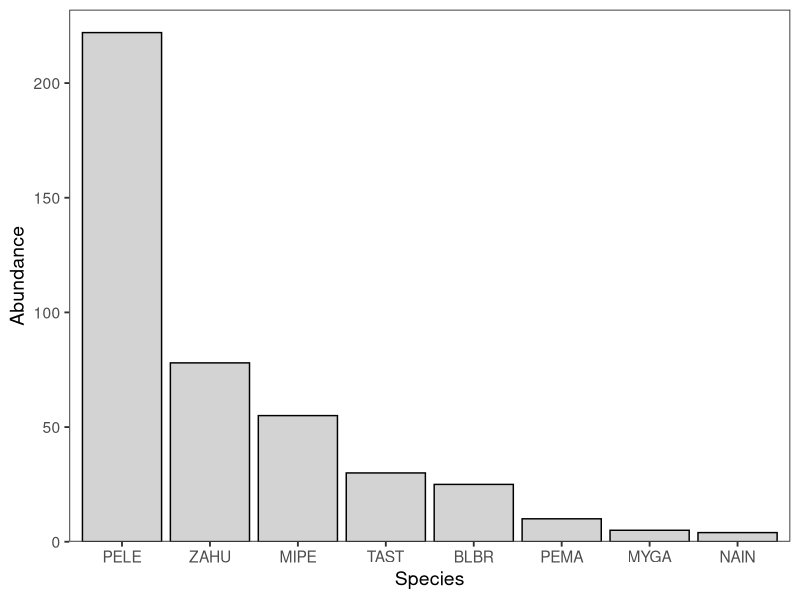
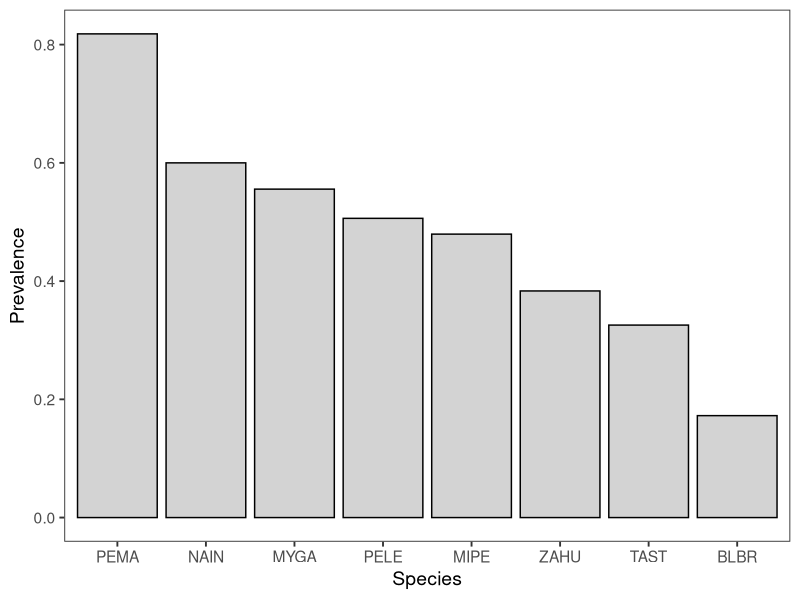
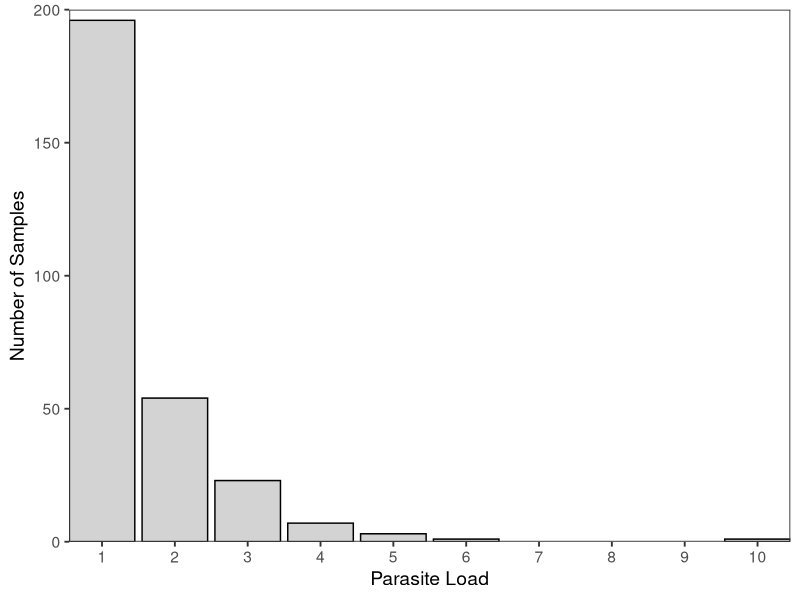
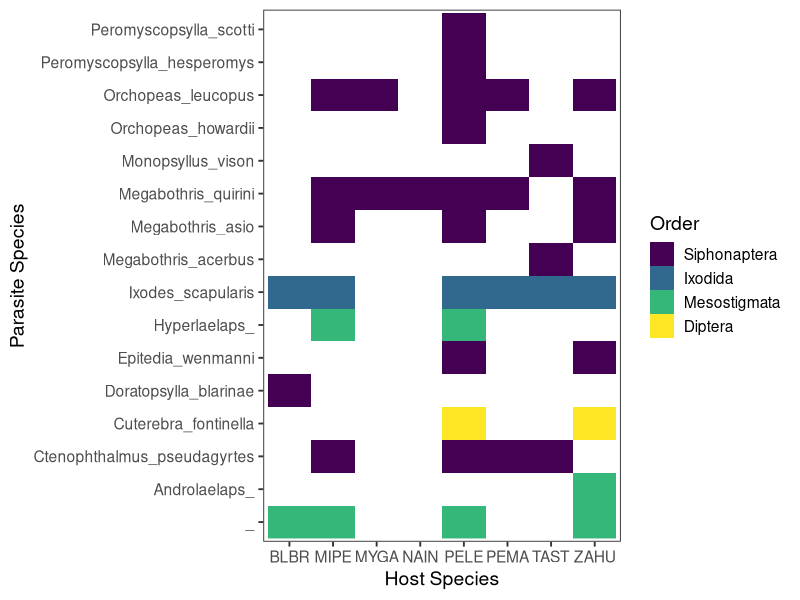

The R script that drew these images, in order: (Note: this script raises an error after producing the figures.)
###################################################
# Building multi-scale MSOM to test links between #
# ectoparasite life history and relative          #
# importance of covariates, host specificity      #
# Ch. 2 of dissertation                           #
# Spring 2021                                     #
###################################################

# Setup --------------------------------------------
# Load packages
library(tidyverse)
library(viridis)

# Load data
mamm.raw <- read.csv("MammRawData.csv")
ecto.raw <- read.csv("EctosAll.csv")
veg.raw <- read.csv("VegRawData.csv")

# Set seed
set.seed(15)

# Clean data ------------------------
# Mammals
mamm.2020 <- mamm.raw %>%
  mutate(Date = as.Date(Date, format = "%d/%m/%Y")) %>%
  filter(Date > as.Date("2020-01-01")) %>%
  select(Site:Day, Tag, Abbrev:Mass, Ecto) %>%
  filter(Tag != "") %>%
  filter(!Abbrev %in% c("", "PE??", "SOCI")) %>%
  rename("SampleNo." = Ecto)

# Ectos 
ecto.clean <- ecto.raw %>%
  filter(Other != "Springtail?") %>%
  .[!(.$Order == "Ixodida" & .$Species == ""),]

# Veg
veg.2020 <- veg.raw %>%
  mutate(Date = as.Date(Date, format = "%d/%m/%Y")) %>%
  filter(Date > as.Date("2020-01-01"))

# Merge mammal and parasite data ----------------------------
mamm.ecto <- mamm.2020 %>%
  left_join(., ecto.raw, by = "SampleNo.") 

# Mammal summary stats and early tables/figures ------------------
# Number of mammal species
length(unique(mamm.ecto$Abbrev))

# Individuals per mammal species
mamm.abund <- mamm.2020 %>%
  distinct_at(.vars = vars(Site, Abbrev, Tag), .keep_all = T) %>%
  group_by(Abbrev) %>%
  summarise(Count = n()) 

# Create rank-abundance figure
mamm.abund$Abbrev <- reorder(mamm.abund$Abbrev, -mamm.abund$Count)

ggplot(data = mamm.abund, aes(x = Abbrev, y = Count))+
  geom_col(fill = "light gray", color = "black")+
  scale_y_continuous(expand = c(0,0), 
                     limits = c(0, max(mamm.abund$Count+10)))+
  labs(x = "Species", y = "Abundance")+
  theme_bw(base_size = 14)+
  theme(panel.grid = element_blank())

# ggsave("MammAbund.jpeg")

# Parasite summary and tables/figures -----------------------
# Number of ectoparasite orders
length(unique(ecto.clean$Order))

# Number of ecto families
length(unique(ecto.clean$Family))

# Number of ecto species
nrow(unique(ecto.clean[c("Order", "Genus", "Species")]))

# Abundance per order
mamm.ecto %>%
  filter(is.na(Order) == F & Order != "") %>%
  group_by(Order) %>%
  summarise(Count = n()) 
# So many fleas

# table <- mamm.ecto %>%
#   filter(is.na(Order) == F & Order != "") %>%
#   group_by(Order, Genus, Species) %>%
#   summarise(Count = n())

# Prevalence by host species
mamm.prev <- mamm.ecto %>%
  group_by(Abbrev) %>%
  summarise(Prevalence = 
              length(Order[Order != "" & is.na(Order) == F])/
              length(Order)) 

mamm.prev$Abbrev <- reorder(mamm.prev$Abbrev, 
                            -mamm.prev$Prevalence)

ggplot(data = mamm.prev, aes(x = Abbrev, y = Prevalence))+
  geom_col(color = "black", fill = "lightgray")+
  labs(x = "Species")+
  theme_bw(base_size = 14)+
  theme(panel.grid = element_blank())

# ggsave(filename = "MammPrev.jpeg")

# Avg. load per capture event per species
mamm.load <- mamm.ecto %>%
  group_by(Abbrev, SampleNo.) %>%
  filter(SampleNo. != "") %>%
  summarise(ecto = n())

ggplot(data = mamm.load, aes(x = ecto))+
  geom_bar(color = "black", fill = "lightgray")+
  labs(x = "Parasite Load", y = "Number of Samples")+
  scale_x_continuous(expand = c(0,0), breaks = seq(0,10,1))+
  scale_y_continuous(expand = c(0,0), limits = c(0, 200))+
  theme_bw(base_size = 14)+
  theme(panel.grid = element_blank())

# ggsave("EctoLoad.jpeg")

# Raster of parasite specs present on host specs
mamm.raster <- mamm.ecto %>%
  filter(SampleNo. != "") %>%
  select(Abbrev, Order, Family, Genus, Species) %>%
  group_by(Abbrev) %>%
  distinct() %>% 
  filter(Order != "" & is.na(Order)==F) %>%
  .[!(.$Order == "Ixodida" & .$Species == ""),] %>%
  unite(ecto, Genus, Species) %>%
  mutate(Occ = 1)

ggplot(mamm.raster, aes(x = Abbrev, y = ecto))+
  geom_raster(aes(fill = Order))+
  scale_fill_viridis_d(limits = c("Siphonaptera", "Ixodida",
                                  "Mesostigmata", "Diptera"))+
  labs(x = "Host Species", y = "Parasite Species")+
  theme_bw(base_size = 14)+
  theme(panel.grid = element_blank())

# ggsave("ectosraster.jpeg", height = 4, width = 8.5,
#        units = "in")

# Hosts per ecto species
n.host <- mamm.ecto %>%
  filter(SampleNo. != "") %>%
  select(Abbrev, Order, Genus, Species) %>%
  distinct() %>% 
  filter(Order != "" & is.na(Order)==F) %>%
  .[!(.$Order == "Ixodida" & .$Species == ""),] %>%
  unite(ecto, Genus, Species) %>%
  group_by(Order, ecto) %>%
  summarise(hosts = n())

ggplot(data = n.host, aes(x = hosts, fill = Order))+
  geom_bar(color = "black")+
  scale_fill_manual(values = gray.colors(n = 4, end = 0.85,
                                         start = 0.05))+
  labs(x = "Number of Hosts", y = "Number of Parasite Species")+
  theme_bw(base_size = 14)+
  theme(panel.grid = element_blank())

# ggsave("NumOfHosts.jpeg")

# Prepping data for MSOM ----------------------------
# Data shape: [host individual, survey, site, ecto species]
